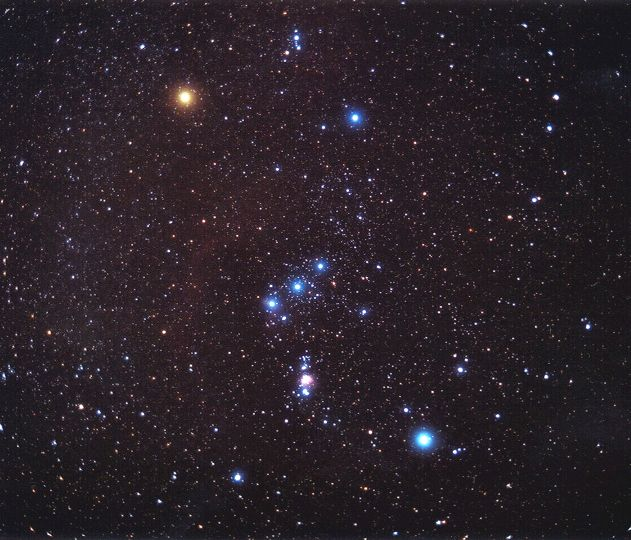
#> input picture CS314  Image Processing Practical (1)/Assignment 04 - Intensity Transformations and Operations on Images/Second_Iteration/orion_spinelli_c1.jpg, 631 x 540 px
$ python q2.py
#> lines starting #> are read from the running program, lines starting #| are printed output that depends on the picture; after the words box and inside, x2 and y2 are one past the last pixel; in counts of white or black regions, pixels touching at a corner belong together
import cv2
import numpy as np
import matplotlib.pyplot as plt

img = cv2.imread(r'orion_spinelli_c1.jpg',cv2.IMREAD_GRAYSCALE)
#> img: shape (540, 631); min 0, max 255, mean 37

# global thresholding value

T1 = 100

ret,thresh1 = cv2.threshold(img,T1,255,cv2.THRESH_BINARY)
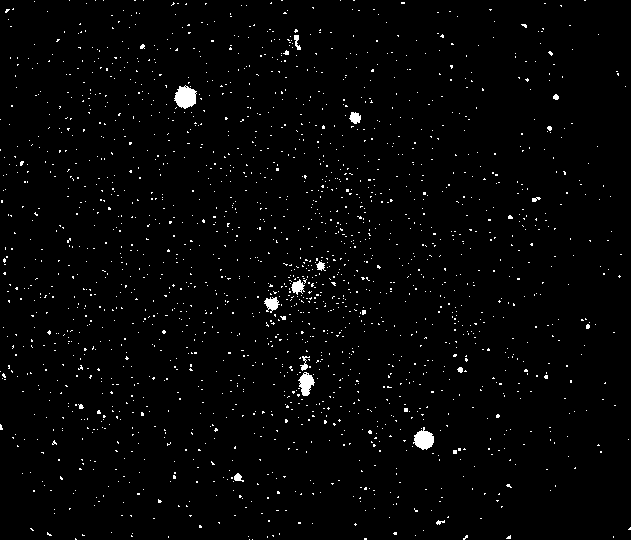
#> thresh1: shape (540, 631); 1.8% white; 1964 white regions (1949 under 20 px), largest, box (x1, y1, x2, y2) and area: (174, 85, 197, 109) 380, (413, 427, 434, 450) 308, (298, 372, 315, 396) 244
#> ret = 100
ret,thresh2 = cv2.threshold(img,T1,255,cv2.THRESH_BINARY_INV)
ret,thresh3 = cv2.threshold(img,T1,255,cv2.THRESH_TRUNC)
ret,thresh4 = cv2.threshold(img,T1,255,cv2.THRESH_TOZERO)
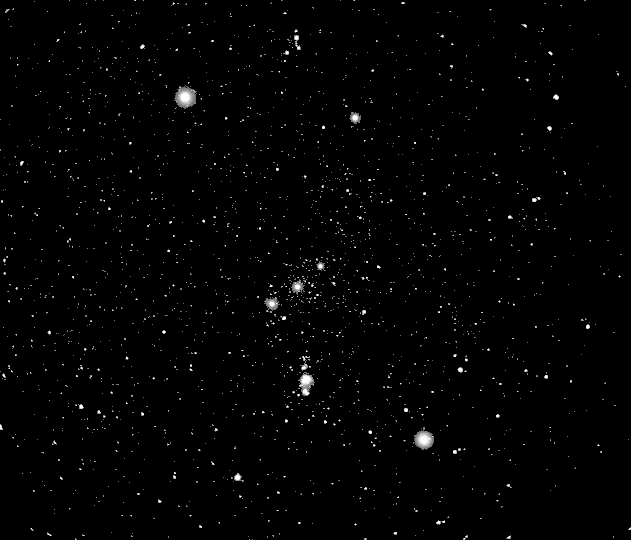
#> thresh4: shape (540, 631); min 0, max 255, mean 2.8
ret,thresh5 = cv2.threshold(img,T1,255,cv2.THRESH_TOZERO_INV)
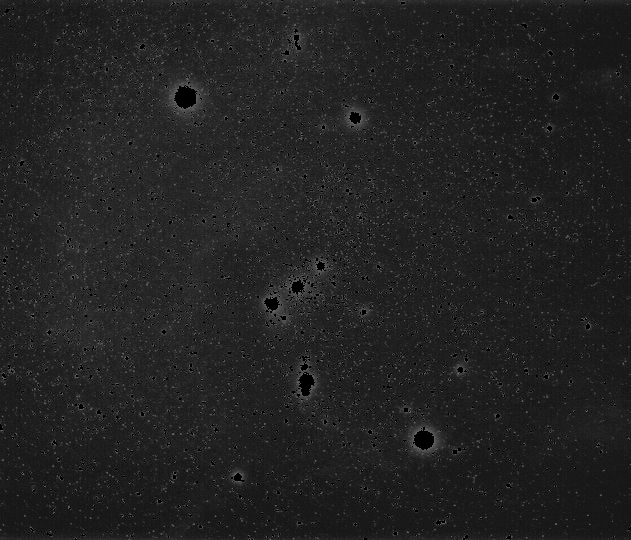
#> thresh5: shape (540, 631); min 0, max 100, mean 34.1


# adaptive Thresholding

img_median_blurred = cv2.medianBlur(img,5)

# Adaptive Threshold Method mean
adpThresh1 = cv2.adaptiveThreshold(img_median_blurred,255,cv2.ADAPTIVE_THRESH_MEAN_C,cv2.THRESH_BINARY,21,2)
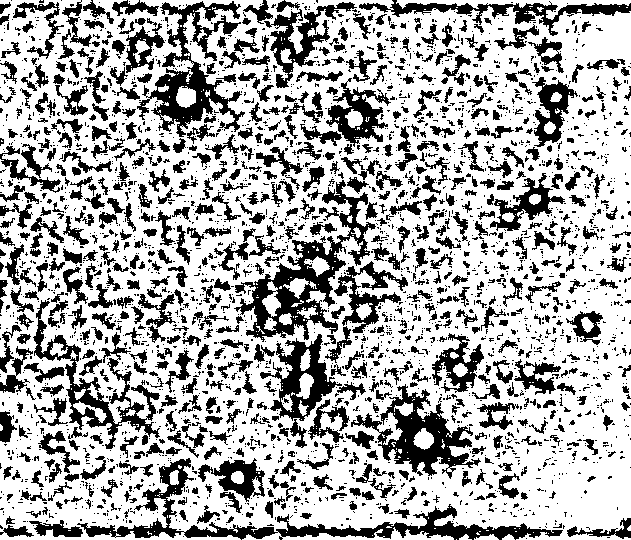
#> adpThresh1: shape (540, 631); 68.1% white; 3011 black regions (2287 under 20 px), largest, box (x1, y1, x2, y2) and area: (234, 180, 376, 342) 5738, (77, 458, 563, 540) 5656, (137, 1, 245, 137) 4705
adpThresh2 = cv2.adaptiveThreshold(img_median_blurred,255,cv2.ADAPTIVE_THRESH_MEAN_C,cv2.THRESH_BINARY_INV,21,2)

# Adaptive Threshold Method Gaussian
adpThresh3 = cv2.adaptiveThreshold(img_median_blurred,255,cv2.ADAPTIVE_THRESH_GAUSSIAN_C,cv2.THRESH_BINARY,21,2)
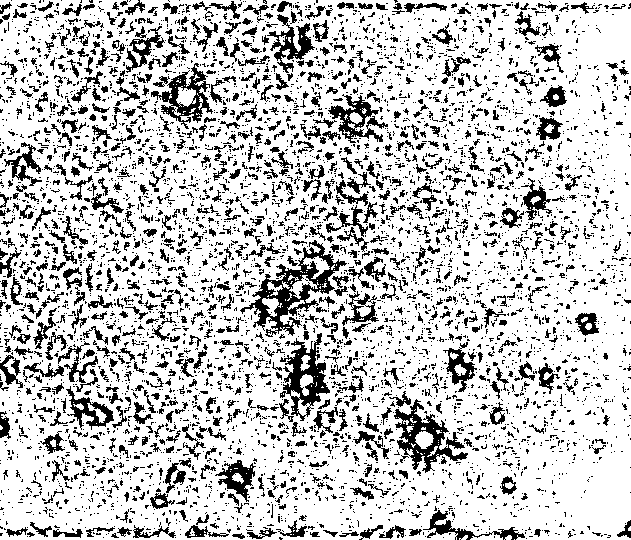
#> adpThresh3: shape (540, 631); 77.9% white; 5316 black regions (4469 under 20 px), largest, box (x1, y1, x2, y2) and area: (240, 240, 347, 337) 2734, (394, 399, 468, 473) 1805, (280, 333, 330, 421) 1726
adpThresh4 = cv2.adaptiveThreshold(img_median_blurred,255,cv2.ADAPTIVE_THRESH_GAUSSIAN_C,cv2.THRESH_BINARY_INV,21,2)


# Otzu's Thresholding
ret2,thresh_otzu = cv2.threshold(img,0,255,cv2.THRESH_BINARY+cv2.THRESH_OTSU)
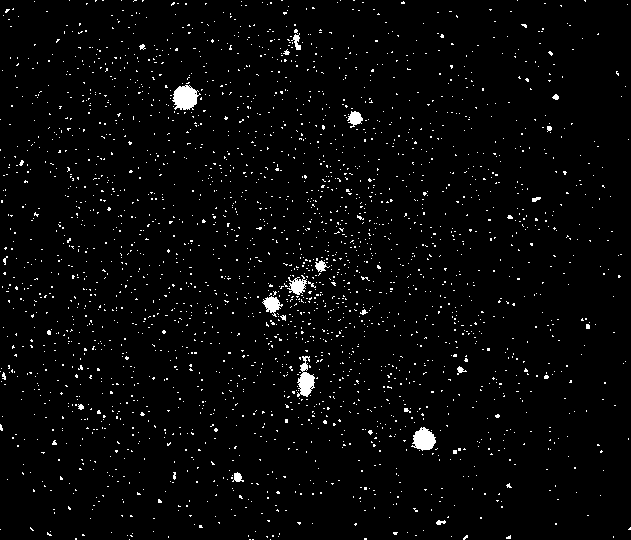
#> thresh_otzu: shape (540, 631); 2.6% white; 2634 white regions (2611 under 20 px), largest, box (x1, y1, x2, y2) and area: (172, 85, 201, 110) 489, (411, 427, 436, 451) 395, (297, 356, 315, 397) 393
#> ret2 = 84

# Otzu's Thresholding after Gaussian filtering
img_gaussian_blurred = cv2.GaussianBlur(img,(5,5),0)
ret3,thresh_otzu_blurred =cv2.threshold(img_gaussian_blurred,0,255,cv2.THRESH_BINARY+cv2.THRESH_OTSU)
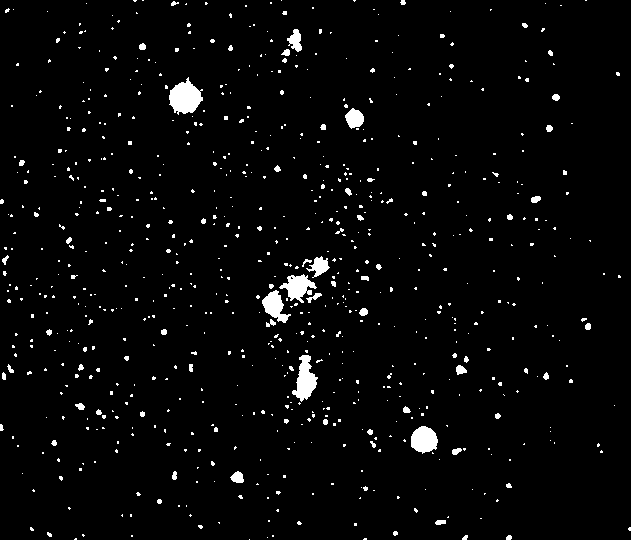
#> thresh_otzu_blurred: shape (540, 631); 2.9% white; 755 white regions (687 under 20 px), largest, box (x1, y1, x2, y2) and area: (169, 77, 203, 115) 814, (292, 355, 318, 402) 648, (411, 426, 438, 454) 562
#> ret3 = 67

labels = ["Original_image","THRESH_BINARY","THRESH_BINARY_INV","THRESH_TRUNC","THRESH_TOZERO","THRESH_TOZERO_INV","ADAPTIVE_THRESH_MEAN_Binary","ADAPTIVE_THRESH_MEAN_Binary_INV","ADAPTIVE_THRESH_GAUSSIAN_Binary","ADAPTIVE_THRESH_GAUSSIAN_Binary_INV","thresh_otzu","thresh_otzu_blurred"]
images = [img,thresh1,thresh2,thresh3,thresh4,thresh5,adpThresh1,adpThresh2,adpThresh3,adpThresh4,thresh_otzu,thresh_otzu_blurred]


for i in range(12):
    plt.subplot(4,3,i+1)
    plt.title(labels[i],fontsize=7)
    plt.xticks([])
    plt.yticks([])
    plt.imshow(images[i],cmap='Greys_r')


plt.show()


thresh_otzu_blurred_Guassian_result_blur = cv2.GaussianBlur(img_gaussian_blurred,(5,5),0)

cv2.imshow("test",thresh_otzu_blurred_Guassian_result_blur)
